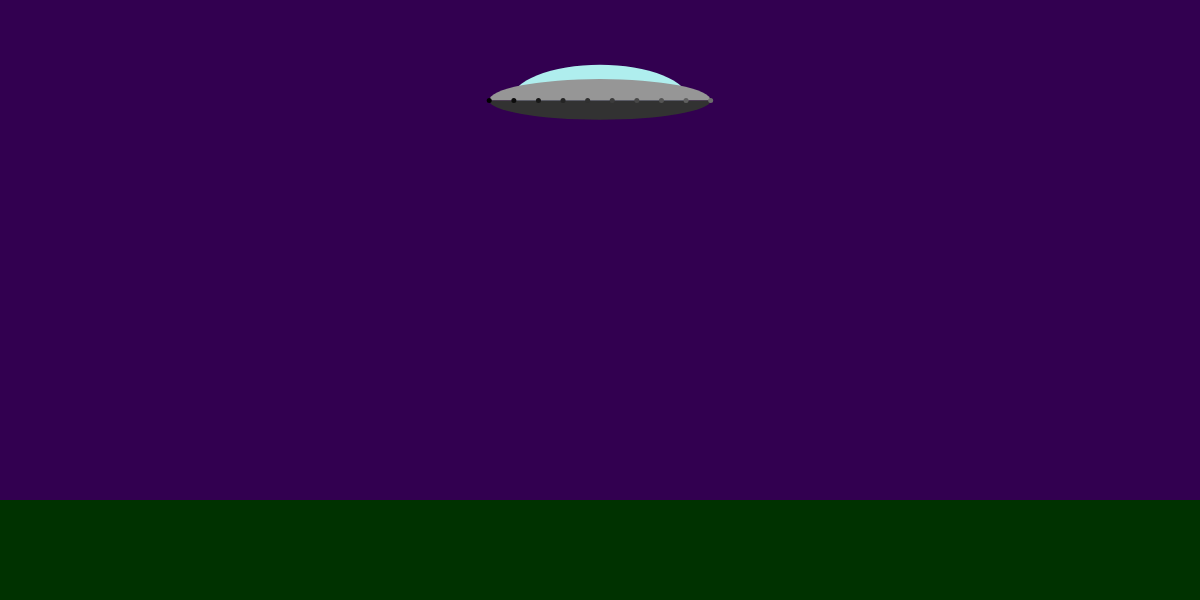
Frame 1 (no input)
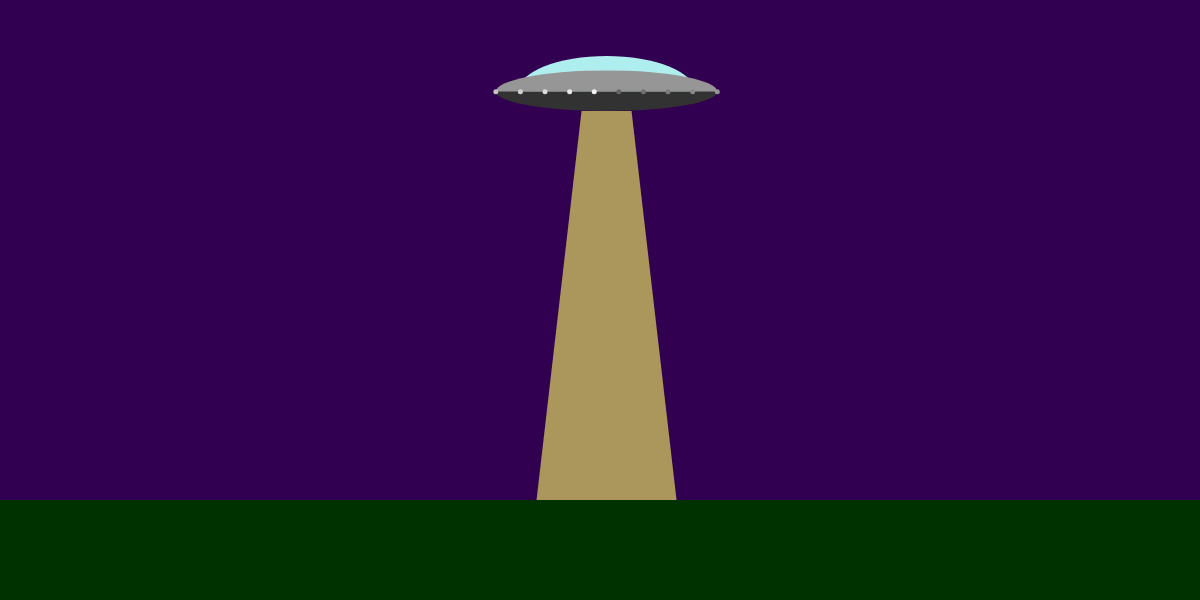
Frame 60 (no input)
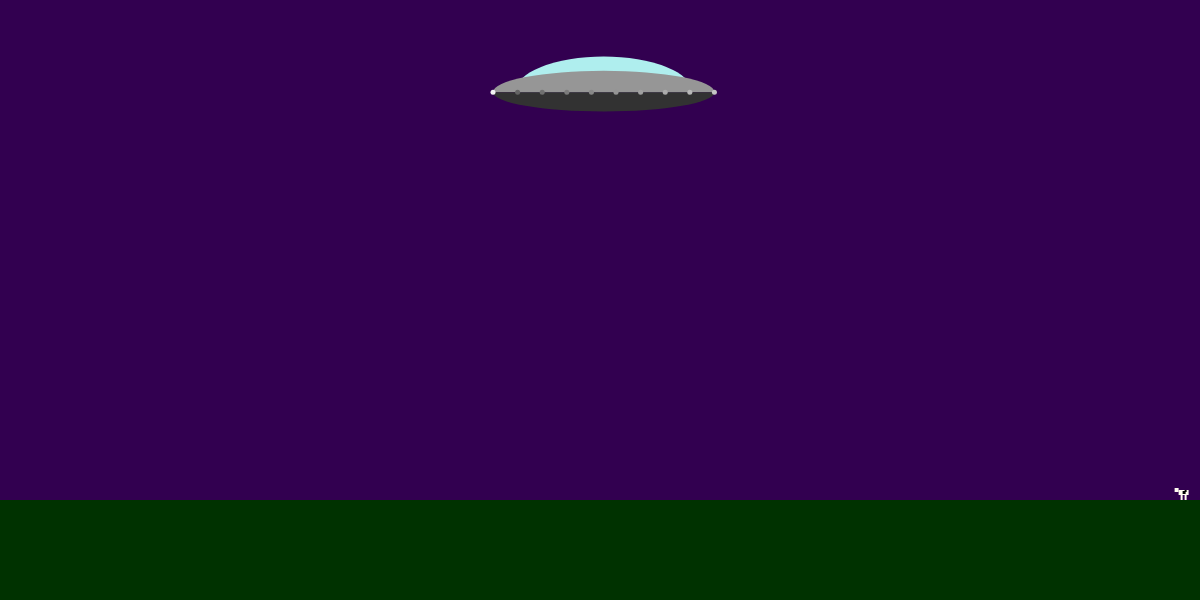
Frame 120 (the mouse pressed at the canvas centre since frame 60)

The p5.js sketch that drew these frames (run headless with seeded random() and noise() and a simulated clock; from frame 60 on, the mouse is pressed at the canvas centre):

// p5.js sketch
// ── sketch.js
//Topic 1.1 
//Object orientation revisted
//part two

var flyingSaucer;
var cowManager;


function FlyingSaucer(x,y)
{
    //public
    this.x = x;
    this.y = y;
    this.beamOn = false;
    
    //private
    var fs_width = random(150,250);
    var fs_height = random(75,125);
    var window_width = random(0.65,0.85);
    var window_height = random(0.75,1);
    var base_height = random(0.25,0.5);
    var num_lights = floor(random(5,25));
    var light_inc = floor(random(5,10));
    var brightnesses = [];
    
    
    ///////////public methods/////////////
    
    this.hover = function()
    {
        this.x += random(-1,1);
        this.y += random(-1,1); 
        
        if(!this.beamOn && random() > 0.995)
        {
            this.beamOn = true;
        }
        else if(this.beamOn && random() > 0.999)
        {
            this.beamOn = false;
        }
    }

    
    this.draw = function()
    {
        if(this.beamOn)
        {
            this.beam();
        }
        
        
        //draw the window
        fill(175,238,238);
        arc(
            this.x,
            this.y,
            fs_width * window_width,
            fs_height * window_height,
            PI,TWO_PI);

        //draw the body
        fill(150);
        arc(
            this.x,
            this.y,
            fs_width,
            fs_height/2,
            PI,TWO_PI);

        //draw the base
        fill(50);
        arc(
            this.x,
            this.y,
            fs_width,
            fs_height * base_height,
            0,PI);

        //draw the lights
        var incr = (fs_width/(num_lights -1)); 

        for(var i = 0; i < num_lights; i++)
        {

            var x = this.x - fs_width/2 + i * incr;
            fill(brightnesses[i]);
            ellipse(
                x,
                this.y,
                5,
                5
            )
            brightnesses[i] += light_inc;
            if(brightnesses[i] > 255)
            {
                brightnesses[i] = 100;
            }
        }
    }   

    this.beam = function()
    {
        if(random() > 0.25)
        {
            fill(255,255,100,150);
            beginShape();
            vertex(this.x - 25,this.y + fs_height * base_height * 0.5);
            vertex(this.x + 25,this.y + fs_height * base_height * 0.5);
            vertex(this.x + 70,height - 100);
            vertex(this.x - 70,height - 100);
            endShape();
        }
    }

    //////// setup code /////////
    
    for(var i = 0; i < num_lights; i++)
    {
        brightnesses.push((i * light_inc * 2)%255);
    }

}


function Cow(x,y)
{
    //public
    this.x = x;
    this.y = y;
    this.direction = random(1,2);
    
    //private
    var step = 0;

    if(random() > 0.5)
    {
        this.direction *= -1;    
    }
    
    
    this.draw = function()
    {
        
        push();
        translate(this.x, this.y);
        if(this.direction > 0)
        {
            scale(-1,1);
        }
        
        fill(255,250,240)
        rect(0,-10,10,5);
        
        //legs
        if(step > 5)
        {
            rect(0,-5,2,5);
            rect(8,-5,2,5);
        }
        else
        {
            rect(2,-5,2,5);
            rect(6,-5,2,5);
        }
        
        //head
        rect(-4,-12,4,4);
        
        //markings
        fill(0);
        rect(4,-9,3,3);
        rect(6,-10,2,2);

        pop();
    
    }
    
    this.walk = function()
    {
        this.x += this.direction;
        step = (step + 1)%10;
    }

}


function CowManager()
{
    this.cows = [];
    this.minCows = 20;
    
    this.update = function()
    {
        if(this.cows.length < this.minCows)
        {
            this.cows.push(new Cow(-199, height - 100));
        }
        
        for(var i = 0; i < this.cows.length; i++)
        {
            this.cows[i].walk();
            
            if(this.cows[i].x > width + 200)
            {
                this.cows[i].x = -200;
            }
            else if(this.cows[i].x < -200)
            {
                this.cows[i].x = width + 200;
            }
        }
    }
    
    this.draw = function()
    {
        for(var i = 0; i < this.cows.length; i++)
        {
            this.cows[i].draw();
        }
    }
}

function setup()
{
    createCanvas(1200,600);
    noStroke();
    
    flyingSaucer = new FlyingSaucer(width/2,100);
    cowManager = new CowManager();

}

function draw()
{
    background(50,0,80);
    
    //draw the ground
    fill(0,50,0);
    rect(0,height - 100, width, 100);
    
    cowManager.update();
    cowManager.draw();
    
    flyingSaucer.hover();
    flyingSaucer.draw();
    

}
